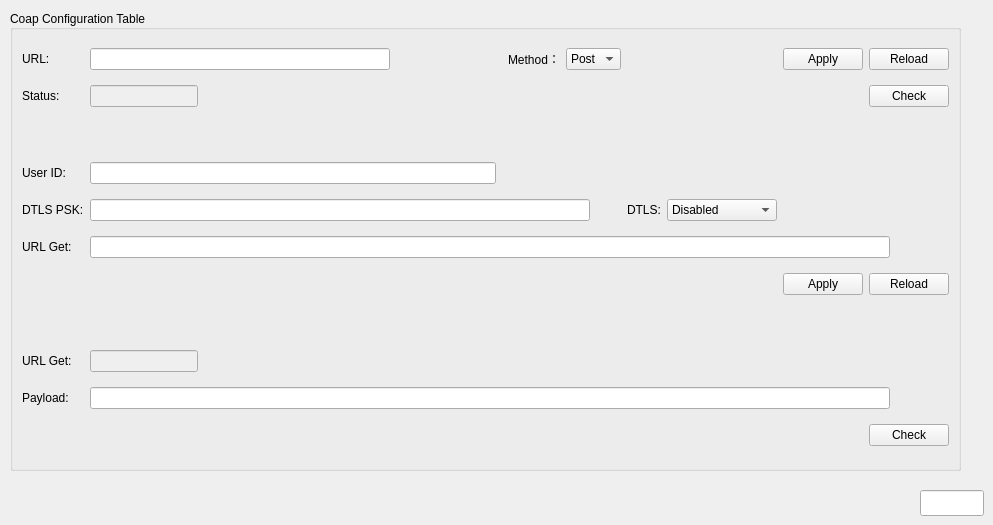
    <widget class="QWidget" name="tab_4">
     <attribute name="title">
      <string>COAP</string>
     </attribute>
     <widget class="QGroupBox" name="groupBox_19">
      <property name="geometry">
       <rect>
        <x>10</x>
        <y>10</y>
        <width>951</width>
        <height>461</height>
       </rect>
      </property>
      <property name="sizePolicy">
       <sizepolicy hsizetype="Fixed" vsizetype="Preferred">
        <horstretch>0</horstretch>
        <verstretch>0</verstretch>
       </sizepolicy>
      </property>
      <property name="minimumSize">
       <size>
        <width>200</width>
        <height>0</height>
       </size>
      </property>
      <property name="layoutDirection">
       <enum>Qt::LeftToRight</enum>
      </property>
      <property name="title">
       <string>Coap Configuration Table</string>
      </property>
      <property name="alignment">
       <set>Qt::AlignLeading|Qt::AlignLeft|Qt::AlignVCenter</set>
      </property>
      <layout class="QGridLayout" name="gridLayout_16">
       <item row="10" column="2">
        <widget class="QLineEdit" name="URLGetLineEdit">
         <property name="enabled">
          <bool>false</bool>
         </property>
         <property name="sizePolicy">
          <sizepolicy hsizetype="Fixed" vsizetype="Fixed">
           <horstretch>0</horstretch>
           <verstretch>0</verstretch>
          </sizepolicy>
         </property>
        </widget>
       </item>
       <item row="11" column="1">
        <widget class="QLabel" name="label_193">
         <property name="text">
          <string>Payload:</string>
         </property>
        </widget>
       </item>
       <item row="4" column="8">
        <widget class="QLabel" name="dtlsLabel">
         <property name="sizePolicy">
          <sizepolicy hsizetype="Maximum" vsizetype="Preferred">
           <horstretch>0</horstretch>
           <verstretch>0</verstretch>
          </sizepolicy>
         </property>
         <property name="text">
          <string>DTLS:</string>
         </property>
        </widget>
       </item>
       <item row="1" column="2">
        <widget class="QLineEdit" name="coapStatus">
         <property name="enabled">
          <bool>false</bool>
         </property>
         <property name="sizePolicy">
          <sizepolicy hsizetype="Fixed" vsizetype="Fixed">
           <horstretch>50</horstretch>
           <verstretch>0</verstretch>
          </sizepolicy>
         </property>
         <property name="text">
          <string/>
         </property>
        </widget>
       </item>
       <item row="0" column="1">
        <widget class="QLabel" name="label_130">
         <property name="text">
          <string>URL:</string>
         </property>
        </widget>
       </item>
       <item row="0" column="2">
        <widget class="QLineEdit" name="coapURL">
         <property name="sizePolicy">
          <sizepolicy hsizetype="Fixed" vsizetype="Fixed">
           <horstretch>0</horstretch>
           <verstretch>0</verstretch>
          </sizepolicy>
         </property>
         <property name="minimumSize">
          <size>
           <width>300</width>
           <height>0</height>
          </size>
         </property>
         <property name="text">
          <string/>
         </property>
        </widget>
       </item>
       <item row="0" column="6">
        <widget class="QLabel" name="label_128">
         <property name="text">
          <string>Method：</string>
         </property>
        </widget>
       </item>
       <item row="0" column="12">
        <widget class="QPushButton" name="coapReload">
         <property name="sizePolicy">
          <sizepolicy hsizetype="Fixed" vsizetype="Fixed">
           <horstretch>0</horstretch>
           <verstretch>0</verstretch>
          </sizepolicy>
         </property>
         <property name="text">
          <string>Reload</string>
         </property>
        </widget>
       </item>
       <item row="0" column="7">
        <widget class="QComboBox" name="coapMethod">
         <property name="sizePolicy">
          <sizepolicy hsizetype="Fixed" vsizetype="Fixed">
           <horstretch>0</horstretch>
           <verstretch>0</verstretch>
          </sizepolicy>
         </property>
         <item>
          <property name="text">
           <string>Post</string>
          </property>
         </item>
         <item>
          <property name="text">
           <string>Put</string>
          </property>
         </item>
        </widget>
       </item>
       <item row="7" column="12">
        <widget class="QPushButton" name="dtlsReload">
         <property name="text">
          <string>Reload</string>
         </property>
        </widget>
       </item>
       <item row="10" column="1">
        <widget class="QLabel" name="label_192">
         <property name="text">
          <string>URL Get:</string>
         </property>
        </widget>
       </item>
       <item row="12" column="12">
        <widget class="QPushButton" name="dtlsChekPushButton">
         <property name="text">
          <string>Check</string>
         </property>
        </widget>
       </item>
       <item row="5" column="2">
        <widget class="QLineEdit" name="dtlsURLGetLineEdit">
         <property name="sizePolicy">
          <sizepolicy hsizetype="Minimum" vsizetype="Fixed">
           <horstretch>0</horstretch>
           <verstretch>0</verstretch>
          </sizepolicy>
         </property>
         <property name="minimumSize">
          <size>
           <width>800</width>
           <height>0</height>
          </size>
         </property>
        </widget>
       </item>
       <item row="4" column="2">
        <widget class="QLineEdit" name="dtlsPSKLineEdit">
         <property name="sizePolicy">
          <sizepolicy hsizetype="Minimum" vsizetype="Fixed">
           <horstretch>0</horstretch>
           <verstretch>0</verstretch>
          </sizepolicy>
         </property>
         <property name="minimumSize">
          <size>
           <width>500</width>
           <height>0</height>
          </size>
         </property>
        </widget>
       </item>
       <item row="4" column="1">
        <widget class="QLabel" name="label_194">
         <property name="text">
          <string>DTLS PSK:</string>
         </property>
        </widget>
       </item>
       <item row="11" column="2" colspan="2">
        <widget class="QLineEdit" name="payloadLineEdit">
         <property name="sizePolicy">
          <sizepolicy hsizetype="Minimum" vsizetype="Fixed">
           <horstretch>0</horstretch>
           <verstretch>0</verstretch>
          </sizepolicy>
         </property>
         <property name="minimumSize">
          <size>
           <width>800</width>
           <height>0</height>
          </size>
         </property>
        </widget>
       </item>
       <item row="5" column="1">
        <widget class="QLabel" name="dtlsURLGetLabel">
         <property name="text">
          <string>URL Get:</string>
         </property>
        </widget>
       </item>
       <item row="9" column="2">
        <spacer name="verticalSpacer_5">
         <property name="orientation">
          <enum>Qt::Vertical</enum>
         </property>
         <property name="sizeType">
          <enum>QSizePolicy::Fixed</enum>
         </property>
         <property name="sizeHint" stdset="0">
          <size>
           <width>20</width>
           <height>40</height>
          </size>
         </property>
        </spacer>
       </item>
       <item row="4" column="10">
        <widget class="QComboBox" name="dtlsCombox">
         <property name="sizePolicy">
          <sizepolicy hsizetype="Fixed" vsizetype="Fixed">
           <horstretch>0</horstretch>
           <verstretch>0</verstretch>
          </sizepolicy>
         </property>
         <property name="minimumSize">
          <size>
           <width>110</width>
           <height>0</height>
          </size>
         </property>
         <item>
          <property name="text">
           <string>Disabled</string>
          </property>
         </item>
         <item>
          <property name="text">
           <string>Enabled</string>
          </property>
         </item>
        </widget>
       </item>
       <item row="3" column="1">
        <widget class="QLabel" name="label_196">
         <property name="text">
          <string>User ID:</string>
         </property>
        </widget>
       </item>
       <item row="3" column="2">
        <widget class="QLineEdit" name="dtlsUSerIDLineEdit"/>
       </item>
       <item row="2" column="2">
        <spacer name="verticalSpacer_3">
         <property name="orientation">
          <enum>Qt::Vertical</enum>
         </property>
         <property name="sizeType">
          <enum>QSizePolicy::Fixed</enum>
         </property>
         <property name="sizeHint" stdset="0">
          <size>
           <width>20</width>
           <height>40</height>
          </size>
         </property>
        </spacer>
       </item>
       <item row="0" column="11">
        <widget class="QPushButton" name="coapApply">
         <property name="sizePolicy">
          <sizepolicy hsizetype="Fixed" vsizetype="Fixed">
           <horstretch>0</horstretch>
           <verstretch>0</verstretch>
          </sizepolicy>
         </property>
         <property name="text">
          <string>Apply</string>
         </property>
        </widget>
       </item>
       <item row="7" column="11">
        <widget class="QPushButton" name="dtlsApply">
         <property name="text">
          <string>Apply</string>
         </property>
        </widget>
       </item>
       <item row="1" column="1">
        <widget class="QLabel" name="label_127">
         <property name="text">
          <string>Status:</string>
         </property>
        </widget>
       </item>
       <item row="1" column="12">
        <widget class="QPushButton" name="mqttApply_3">
         <property name="sizePolicy">
          <sizepolicy hsizetype="Fixed" vsizetype="Fixed">
           <horstretch>0</horstretch>
           <verstretch>0</verstretch>
          </sizepolicy>
         </property>
         <property name="text">
          <string>Check</string>
         </property>
        </widget>
       </item>
      </layout>
     </widget>
     <widget class="QLineEdit" name="coapInterval">
      <property name="geometry">
       <rect>
        <x>920</x>
        <y>490</y>
        <width>64</width>
        <height>26</height>
       </rect>
      </property>
      <property name="sizePolicy">
       <sizepolicy hsizetype="Preferred" vsizetype="Fixed">
        <horstretch>0</horstretch>
        <verstretch>0</verstretch>
       </sizepolicy>
      </property>
      <property name="text">
       <string/>
      </property>
     </widget>
    </widget>
